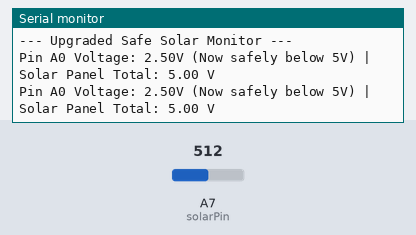
A sketch run on a simulated Arduino Nano, built with avr-gcc and run on an emulated ATmega328P. Shown: the last lines printed to the serial monitor. The inputs (shaded band) are chosen by the test bench; at power-on: A7 (solarPin) = 512.

Above: at 1.8 s.
1.9 s: A7 (solarPin) set to 716
At 2.9 s:
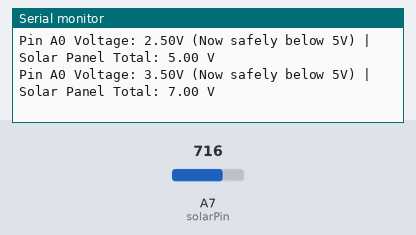
3.4 s: A7 (solarPin) set to 900
At 4.5 s:
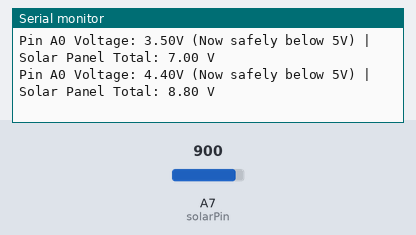
Timing chart, 0 to 6.4 s (numbered marks = the images above; inputs shaded):
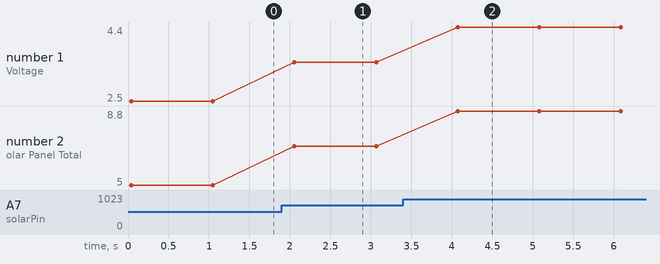

Measured:
- after the input at 1.9 s, the serial monitor: prints a new line after 0.16 s (image 1)
- after the input at 3.4 s, the serial monitor: prints a new line after 0.67 s (image 2)
- plotted number 1: 2.5 → 3.5 after the input at 1.9 s, 3.5 → 4.4 after the input at 3.4 s
- plotted number 2: 5 → 7 after the input at 1.9 s, 7 → 8.8 after the input at 3.4 s

The sketch:

solar_reader.ino
```cpp
const int solarPin = A7;

// Safer resistor combination values
const float R1 = 22000.0; // Your 22k/23k resistor
const float R2 = 22000.0;  // Your 4.7k resistor

void setup() {
  Serial.begin(9600);
  Serial.println("--- Upgraded Safe Solar Monitor ---");
}

void loop() {
  int rawADC = analogRead(solarPin);

  float pinVoltage = rawADC * (5.0 / 1023.0);

  // New math for the unequal resistor divider
  float solarPanelVoltage = pinVoltage * ((R1 + R2) / R2);

  Serial.print("Pin A0 Voltage: ");
  Serial.print(pinVoltage, 2);
  Serial.print("V (Now safely below 5V) | Solar Panel Total: ");
  Serial.print(solarPanelVoltage, 2);
  Serial.println(" V");

  delay(1000);
}
```
